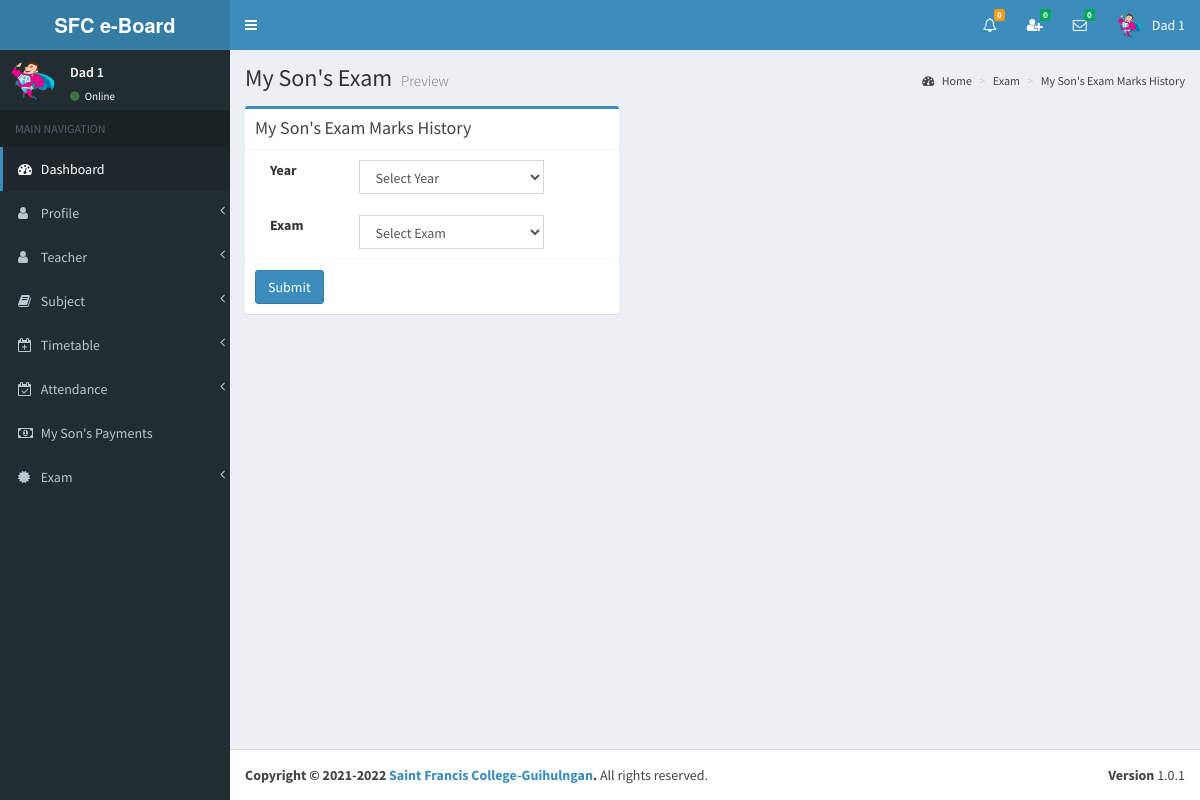
The app's page /view/my_sons_exam_marks_history.php (signed in) with its own data.
### tables this page shows
CREATE TABLE `parents` (
  `id` int(11) NOT NULL,
  `index_number` varchar(255) NOT NULL,
  `my_son_index` bigint(11) NOT NULL,
  `first_name` varchar(255) NOT NULL,
  `middle_name` varchar(255) DEFAULT NULL,
  `last_name` varchar(255) NOT NULL,
  `full_name` varchar(255) NOT NULL,
  `i_name` varchar(255) NOT NULL,
  `gender` varchar(255) NOT NULL,
  `address` varchar(255) NOT NULL,
  `phone` varchar(255) NOT NULL,
  `email` varchar(255) NOT NULL,
  `image_name` varchar(255) NOT NULL,
  `b_date` date NOT NULL,
  `reg_date` date NOT NULL,
  `reg_year` year(4) NOT NULL,
  `reg_month` varchar(255) NOT NULL,
  `_status` varchar(255) NOT NULL
);

### view/my_sons_exam_marks_history.php (the view, shortened to what this page needs)
<?php include_once('head.php'); ?>
<?php include_once('header_parents.php'); ?>
<?php include_once('sidebar3.php'); ?>
<div class="content-wrapper">
    <section class="content-header">
    	<h1>
        	My Son's Exam
            <small>Preview</small>
        </h1>
        <ol class="breadcrumb">
        	<li><a href="#"><i class="fa fa-dashboard"></i> Home</a></li>
            <li><a href="#">Exam</a></li>
            <li><a href="#">My Son's Exam Marks History</a></li>
        </ol>
	</section>
    <section class="content">
    	<div class="row">
            <div class="col-md-5">
              	<div class="box box-primary">
                	<div class="box-header with-border">
                  		<h3 class="box-title">My Son's Exam Marks History</h3>
                	</div>
                  	<div class="box-body">
                   		<div class="form-group " id="divYear">
                         	<div class="col-md-3">
                        		<label>Year</label>
                     		</div>
                        	<div class="col-md-7" id="divYear1">
                                <select name="year" class="form-control" id="year" style="width:105%;">
                                    <option>Select Year</option>
                                </select>
                     		</div>
                        </div><br><br>
                        <div class="form-group " id="divExam">
                            <div class="col-md-3">
                                <label>Exam</label>
                            </div>
                        	<div class="col-md-7" id="divExam1">
                                <select name="exam" class="form-control " id="exam" style="width:105%;">
                                    <option>Select Exam</option>
                                </select>
                     		</div>
                    	</div>
                  	</div>
                  	<div class="box-footer">
                    	<button type="button" id="btnSubmit" class="btn btn-primary"  onClick="showExamMarks(this)">Submit</button>
                  	</div>
            	</div>
        	</div>
    	</div>
	</section>
    <section class="content" >
    </section>
</div>
<?php include_once('footer.php');?>

### view/header_parents.php (shortened to what this page needs)
<body class="hold-transition skin-blue sidebar-mini" >
<div class="wrapper">
  <header class="main-header" >
    <a href="" class="logo">
      <span class="logo-lg"><strong>SFC e-Board </strong></span>
    </a>
    <nav class="navbar navbar-static-top">
		<a href="#" class="sidebar-toggle" data-toggle="offcanvas" role="button">
       	</a>
		<div class="navbar-custom-menu">
			<ul class="nav navbar-nav">
              <li class="dropdown notifications-menu">
                <a href="#" class="dropdown-toggle" data-toggle="dropdown">
                  <i class="fa fa-bell-o"></i>
<?php
include_once('../controller/config.php');
$my_type=$_SESSION["type"];
$my_index=$_SESSION["index_number"];
if($my_type == 'Parents'){
	$sql1="SELECT COUNT(id) FROM notification_history WHERE user_type='Parents' AND index_number='$my_index' AND _isread='0'";
	$result1=mysqli_query($conn,$sql1);
	$row1=mysqli_fetch_assoc($result1);
	$notfi_count=$row1['COUNT(id)'];
?>
                  <span class="label label-warning"><?php echo $notfi_count; ?></span>
                </a>
              </li>
<?php }  ?>
<?php
include_once('../controller/config.php');
$my_index=$_SESSION["index_number"];
$my_type=$_SESSION["type"];
$sql="SELECT count(id)
      FROM my_friends
      WHERE my_index='$my_index' AND _status='Pending' AND _isread='0'";
$result=mysqli_query($conn,$sql);
$row=mysqli_fetch_assoc($result);
$unread_count=$row['count(id)'];
?>
              <li class="dropdown messages-menu"  id="friend_request">
              	<a href="#" class="dropdown-toggle" data-toggle="dropdown" onClick="showFriendRequest('<?php echo $my_index; ?>','<?php echo $my_type; ?>')">
                  <i class="fa fa-user-plus"></i>
                  <span class="label label-success"><?php echo $unread_count; ?></span>
                </a>
              </li>
<?php
include_once('../controller/config.php');
$my_index=$_SESSION["index_number"];
$unread_msg_count=0;
$sql="SELECT * FROM my_friends WHERE my_index='$my_index'";
$result=mysqli_query($conn,$sql);
while($row=mysqli_fetch_assoc($result)){
	$friend_index=$row['friend_index'];
	$sql1="SELECT count(id)
		  FROM online_chat
		  WHERE user_index='$friend_index' AND _isread='0'";
	$result1=mysqli_query($conn,$sql1);
	$row1=mysqli_fetch_assoc($result1);
	$unread_msg_count+=$row1['count(id)'];
}
?>
              <li class="dropdown messages-menu" id="unread_msg">
                <a href="#" class="dropdown-toggle" data-toggle="dropdown" >
                  <i class="fa fa-envelope-o"></i>
                  <span class="label label-success"><?php echo $unread_msg_count; ?></span>
                </a>
<?php
include_once('../controller/config.php');
$index=$_SESSION["index_number"];
$type=$_SESSION["type"];
$time='';
$file_path='';
	$sql="SELECT
           DISTINCT conversation_id,friend_index
           FROM
              my_friends
           WHERE
              	my_index='$index'
           ORDER BY
              conversation_id";
	$result=mysqli_query($conn,$sql);
	while($row=mysqli_fetch_assoc($result)){
		$conversation_id=$row['conversation_id'];
		$friend_index=$row['friend_index'];
		$sql3="SELECT * FROM my_friends WHERE conversation_id='$conversation_id' and friend_index='$friend_index'";
		$result3=mysqli_query($conn,$sql3);
		$row3=mysqli_fetch_assoc($result3);
		$friend_type=$row3['friend_type'];
		if($friend_type == "Admin"){
			$sql1="SELECT * FROM admin WHERE index_number='$friend_index'";
			$result1=mysqli_query($conn,$sql1);
			$row1=mysqli_fetch_assoc($result1);
			$friend_name=$row1['i_name'];
			$friend_image=$row1['image_name'];
		}
		if($friend_type == "Teacher"){
			$sql1="SELECT * FROM teacher WHERE index_number='$friend_index'";
			$result1=mysqli_query($conn,$sql1);
			$row1=mysqli_fetch_assoc($result1);
			$friend_name=$row1['i_name'];
			$friend_image=$row1['image_name'];
		}
		if($friend_type == "Student"){
			$sql1="SELECT * FROM student WHERE index_number='$friend_index'";
			$result1=mysqli_query($conn,$sql1);
			$row1=mysqli_fetch_assoc($result1);
			$friend_name=$row1['i_name'];
			$friend_image=$row1['image_name'];
		}
		$sql2="SELECT * FROM online_chat WHERE conversation_id='$conversation_id' ORDER BY id DESC LIMIT 1";
		$result2=mysqli_query($conn,$sql2);
		while($row2=mysqli_fetch_assoc($result2)){
			$last_msg=$row2['msg'];
			$msg_time=$row2['time'];
			$datetime1 = new DateTime($msg_time);
			$datetime2 = new DateTime();
			$interval = $datetime1->diff($datetime2);
			$year = $interval->format('%y y ');
			$month = $interval->format('%m m ');
			$days = $interval->format('%a d');
			$hours = $interval->format('%h h');
			$minutes = $interval->format('%i mins');
			$seconds = $interval->format('%s sec');
			if($year>0){
				$time=$year;
			}else if($month>0){
				$time=$month;
			}else if($days>0){
				$time=$days;
			}else if($hours>0){
				$time=$hours;
			}else if($minutes>0){
				$time=$minutes;
			}else{
				$time=$seconds;
			}
			if($type=="Admin"){
				$file_path="my_friends.php?do=showChatBox&my_index=$index&conversation_id=$conversation_id&friend_index=$friend_index&my_type=$type";
			}
			if($type=="Teacher"){
				$file_path="my_friends2.php?do=showChatBox&my_index=$index&conversation_id=$conversation_id&friend_index=$friend_index&my_type=$type";
			}
			if($type=="Student"){
				$file_path="my_friends1.php?do=showChatBox&my_index=$index&conversation_id=$conversation_id&friend_index=$friend_index&my_type=$type";
			}
?>
                      <li>
                        <a href="<?php echo $file_path; ?>" onClick="msgRead('<?php echo $index; ?>','<?php echo $conversation_id; ?>','<?php echo $friend_index; ?>','<?php echo $type; ?>')">
                          <div class="pull-left">
                            <img src="../<?php echo $friend_image; ?>" class="img-circle" alt="User Image">
                          </div>
                          <h4>
                            <?php echo $friend_name; ?>
                            <small><i class="fa fa-clock-o"></i> <?php echo $time; ?></small>
                          </h4>
                          <p><?php echo $last_msg; ?></p>
                        </a>
                      </li>
 <?php } } ?>
              </li>
<?php
include_once('../controller/config.php');
if($type=="Parents"){
	$sql="SELECT * FROM parents WHERE index_number='$index'";
	$result=mysqli_query($conn,$sql);
	$row=mysqli_fetch_assoc($result);
}
?>
            	<li class="dropdown user user-menu">
                    <a href="#" class="dropdown-toggle" data-toggle="dropdown">
                      <img src="../<?php echo $row['image_name']; ?>" class="user-image" alt="User Image">
                      <span class="hidden-xs"><?php echo $row['i_name']; ?></span>
                    </a>
              </li>
            </ul>
        </div>
	</nav>
  </header>

### view/sidebar3.php (shortened to what this page needs)
  <aside class="main-sidebar">
    <section class="sidebar">
<?php
include_once('../controller/config.php');
$index=$_SESSION["index_number"];
$sql="SELECT * FROM parents WHERE index_number='$index'";
$result=mysqli_query($conn,$sql);
$row=mysqli_fetch_assoc($result);
$name=$row['i_name'];
$image=$row['image_name'];
?>
      <div class="user-panel">
      	<div class="pull-left image">
        	<img src="../<?php echo $image; ?>" class="img-circle" alt="User Image">
        </div>
        <div class="pull-left info">
        	<p><?php echo $name; ?></p>
            <a href="#"><i class="fa fa-circle text-success"></i> Online</a>
        </div>
      </div>
      <ul class="sidebar-menu">
        <li class="header">MAIN NAVIGATION</li>
        <li class="active treeview">
          <a href="dashboard3.php">
            <i class="fa fa-dashboard"></i> <span>Dashboard</span>
          </a>
        </li>
        <li class="treeview">
          <a href="#">
            <i class="fa fa-user"></i>
            <span>Profile</span>
            <span class="pull-right-container">
              <i class="fa fa-angle-left pull-right"></i>
            </span>
          </a>
        </li>
        <li class="treeview">
          <a href="#">
            <i class="fa fa-user"></i>
            <span>Teacher</span>
            <span class="pull-right-container">
              <i class="fa fa-angle-left pull-right"></i>
            </span>
          </a>
        </li>
        <li class="treeview">
          <a href="#">
            <i class="fa fa-book"></i>
            <span>Subject</span>
            <span class="pull-right-container">
              <i class="fa fa-angle-left pull-right"></i>
            </span>
          </a>
        </li>
         <li class="treeview">
          <a href="#">
            <i class="fa fa-calendar-plus-o"></i>
            <span>Timetable</span>
            <span class="pull-right-container">
              <i class="fa fa-angle-left pull-right"></i>
            </span>
          </a>
        </li>
         <li class="treeview">
          <a href="#">
            <i class="fa fa-calendar-check-o"></i>
            <span>Attendance</span>
            <span class="pull-right-container">
              <i class="fa fa-angle-left pull-right"></i>
            </span>
          </a>
        </li>
         <li>
          <a href="my_sons_payments.php">
            <i class="fa fa-money"></i> <span>My Son's Payments</span>
          </a>
        </li>
        <li class="treeview">
          <a href="#">
            <i class="fa fa-certificate"></i>
            <span>Exam</span>
            <span class="pull-right-container">
              <i class="fa fa-angle-left pull-right"></i>
            </span>
          </a>
        </li>
      </ul>
    </section>
  </aside>

### view/my_sons_exam_marks_history.php (style rules this page uses)
body { overflow-y:scroll; }

### records on screen
parents: image_name (picture), i_name "Dad 1"

### other values on screen
$notfi_count "0"
$unread_count "0"
$unread_msg_count "0"
